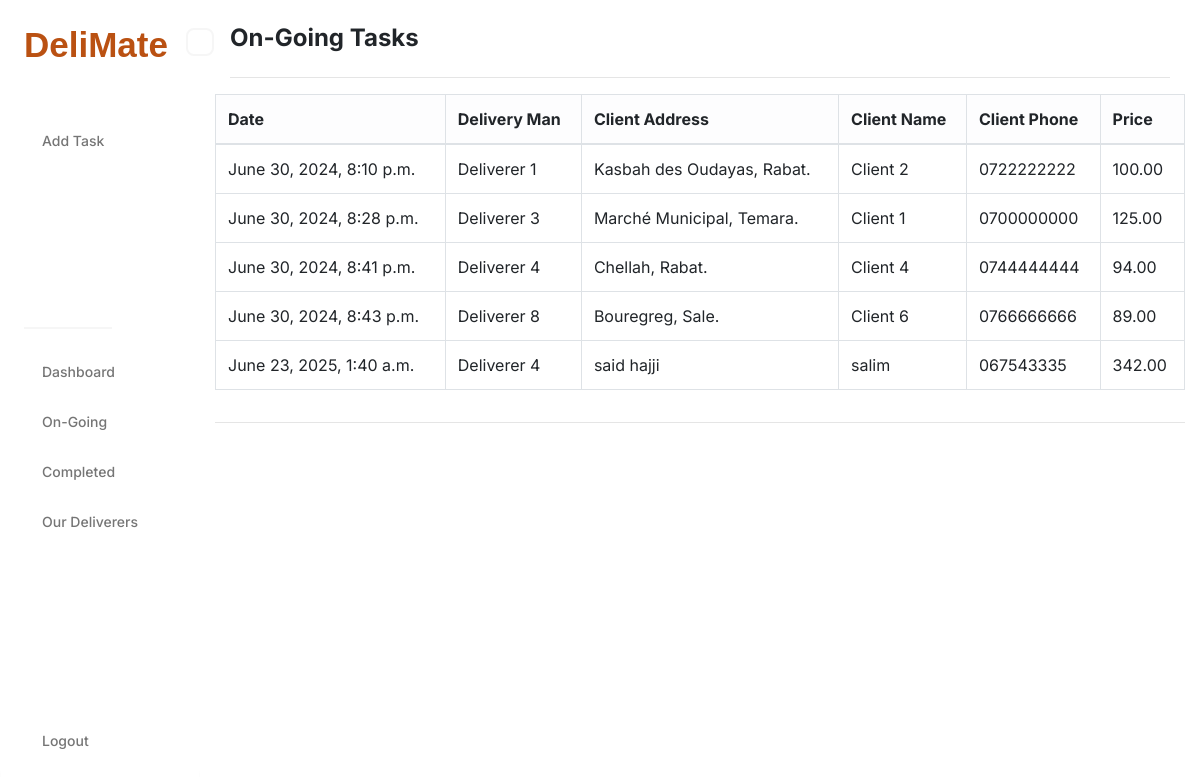
The page /ongoing (signed in) on the database its author committed.
### webapp/models.py (models this page shows, shortened)
class Record(models.Model):
    STATUS_CHOICES = [
        ('on-going', 'On-Going'),
        ('completed', 'Completed'),
    ]
    creation_date = models.DateTimeField(auto_now_add=True)
    delivery_man = models.ForeignKey(Deliverer, on_delete=models.CASCADE)
    client_address = models.CharField(max_length=300)
    client_name = models.CharField(max_length=100)
    client_phone = models.CharField(max_length=20)
    price = models.DecimalField(max_digits=10, decimal_places=2, null=True)
    status = models.CharField(max_length=20, choices=STATUS_CHOICES, default='on-going')

class Deliverer(models.Model):
    full_name = models.CharField(max_length=100)
    age = models.PositiveIntegerField()
    address = models.CharField(max_length=300)
    phone_number = models.CharField(max_length=20)
    def __str__(self):
        return self.full_name

### webapp/views.py (the view)
# urls.py: path('ongoing', views.ongoing, name='ongoing'),
@login_required(login_url='login')
def ongoing(request):
    on_going_tasks = Record.objects.filter(status='on-going')
    context = {'on_going_tasks': on_going_tasks}
    return render(request, 'webapp/ongoing.html', context)

### webapp/templates/webapp/ongoing.html (shortened to what this page needs)
{% extends 'webapp/base.html' %}
{% load static %}
{% block content %}
    <div class="container-fluid">
        <br>
        <div class="row">
            <div class="col-md-12">
                <h3 style="font-weight: bold; font-size: 24px;">On-Going Tasks</h3>
            </div>
        </div>
        <hr>
        <div class="row">
            <table class="table table-hover table-bordered">
                <thead class="table-light">
                    <tr>
                        <th scope="col"> Date </th>
                        <th scope="col"> Delivery Man </th>
                        <th scope="col"> Client Address </th>
                        <th scope="col"> Client Name </th>
                        <th scope="col"> Client Phone </th>
                        <th scope="col"> Price </th>
                    </tr>
                </thead>
                <tbody>
                    {% if on_going_tasks %}
                        {% for task in on_going_tasks %}
                            <tr>
                                <td>{{ task.creation_date }}</td>
                                <td>{{ task.delivery_man }}</td>
                                <td>{{ task.client_address }}</td>
                                <td>{{ task.client_name }}</td>
                                <td>{{ task.client_phone }}</td>
                                <td>{{ task.price }}</td>
                            </tr>
                        {% endfor %}
                    {% else %}
                        <tr>
                            <td colspan="7">No ongoing tasks found.</td>
                        </tr>
                    {% endif %}
                </tbody>
            </table>
        </div>
    </div>
    <hr>
{% endblock %}

### static/css/navbar.css (style rules this page uses)
* { margin: 0; padding: 0; box-sizing: border-box; font-family: "Inter", sans-serif; }
body { background-color: #ffffff; margin: 0; padding: 0; }

### rows shown on the page
Record: creation_date "June 30, 2024, 8:10 p.m.", delivery_man "Deliverer 1", client_address "Kasbah des Oudayas, Rabat.", client_name "Client 2", client_phone "0722222222", price "100.00"
Record: creation_date "June 30, 2024, 8:28 p.m.", delivery_man "Deliverer 3", client_address "Marché Municipal, Temara.", client_name "Client 1", client_phone "0700000000", price "125.00"
Record: creation_date "June 30, 2024, 8:41 p.m.", delivery_man "Deliverer 4", client_address "Chellah, Rabat.", client_name "Client 4", client_phone "0744444444", price "94.00"
Record: creation_date "June 30, 2024, 8:43 p.m.", delivery_man "Deliverer 8", client_address "Bouregreg, Sale.", client_name "Client 6", client_phone "0766666666", price "89.00"
Record: creation_date "June 23, 2025, 1:40 a.m.", delivery_man "Deliverer 4", client_address "said hajji", client_name "salim", client_phone "067543335", price "342.00"
